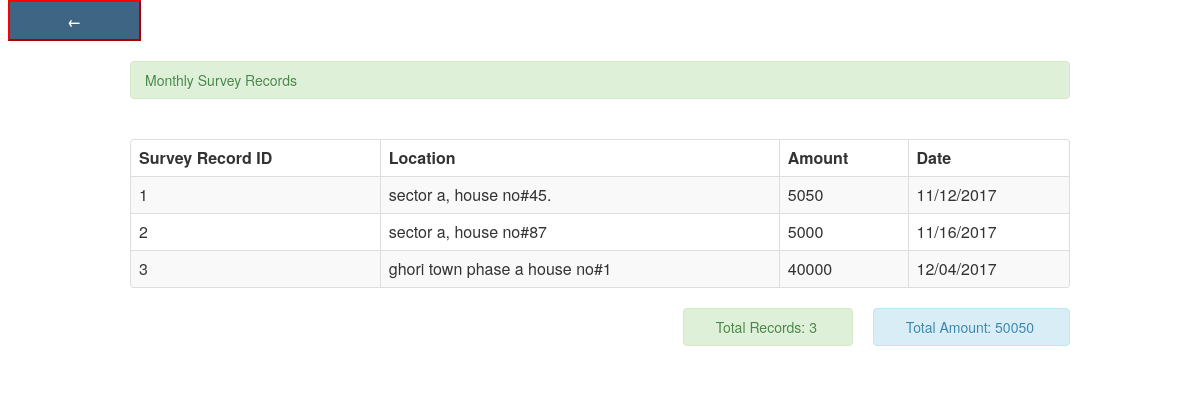
Screenshot of /pages1/actionview_survey.php with the database file from the repository.
### tables this page shows
CREATE TABLE IF NOT EXISTS `survey` (
  `survey_Id` int(11) NOT NULL AUTO_INCREMENT,
  `survey_location` varchar(110) NOT NULL,
  `survey_amount` varchar(12) NOT NULL,
  `survey_date` varchar(15) NOT NULL,
  PRIMARY KEY (`survey_Id`)
);

### pages1/actionview_survey.php (the view, shortened to what this page needs)
<head>
</head>
<?php
include('header.php');
?>
<body>
<a class="auto-style5" href="search_monthlysurvey.php"><strong><span class="auto-style6">
<input class="auto-style7" style="border-bottom-color: #FF0000; border-color: #FF0000; width: 133px; height: 41px; border-left-color: #FF0000; border-right-color: #FF0000; border-top-color: #FF0000;" type="button" value="&#8592;"></span></strong></a><br>
<br>
<div class="container">
  <div class="alert alert-success">Monthly Survey Records</div>
<br />
	     <table  class="table table-striped table-bordered">
                            <thead>
                                <tr>
                                    <th>Survey Record ID</th>
                                    <th>Location</th>
                                    <th>Amount</th>
                                    <th>Date</th>
                                </tr>
                            </thead>
                            <tbody>
							<?php
							$query=mysql_query("select * from survey where survey_date like '%".$_POST['survey_date']."%' ORDER BY survey_Id")or die(mysql_error());
							while($row=mysql_fetch_array($query)){
							?>
										<tr>
                                         <td><?php echo $row['survey_Id'] ?></td>
                                         <td><?php echo $row['survey_location'] ?></td>
                                         <td><?php echo $row['survey_amount'] ?></td>
                                         <td><?php echo $row['survey_date'] ?></td>
                                          </tr>
						          <?php } ?>
                            </tbody>
                        </table>
                         <?php
                            $result1 = mysql_query("SELECT sum(survey_amount) FROM survey where survey_date like '%".$_POST['survey_date']."%' ") or die(mysql_error());
                            while ($rows1 = mysql_fetch_array($result1)) {
                                ?>
                                <div class="pull-right">
                                    <div class="span"><div class="alert alert-info"><i class="icon-credit-card icon-large"></i>&nbsp;Total Amount:&nbsp;<?php echo $rows1['sum(survey_amount)']; ?></div></div>
                                </div>
                            <?php }
                            ?>
						        <?php
                            $result = mysql_query("SELECT count(survey_Id) FROM survey where survey_date like '%".$_POST['survey_date']."%' ") or die(mysql_error());
                            while ($rows = mysql_fetch_array($result)) {
                                ?>
                                <div class="pull-right">
                                    <div class="span"><div class="alert alert-success"><i class="icon-credit-card icon-large"></i>&nbsp;Total Records:&nbsp;<?php echo $rows['count(survey_Id)']; ?></div></div>
                                </div>
                            <?php }
                            ?>
</div>
</body>
</html>

### pages1/actionview_survey.php (style rules this page uses)
.auto-style5 { text-decoration: none; }
.auto-style6 { font-size: xx-large; }
.auto-style7 { color: #FFFFFF; font-weight: bold; background-color: #3E6684; }

### rows the page displays
survey: survey_Id "1", survey_location "sector a, house no#45.", survey_amount "5050", survey_date "11/12/2017"
survey: survey_Id "2", survey_location "sector a, house no#87", survey_amount "5000", survey_date "11/16/2017"
survey: survey_Id "3", survey_location "ghori town phase a house no#1", survey_amount "40000", survey_date "12/04/2017"

### other values shown
$rows1['sum(survey_amount)'] "50050"
$rows['count(survey_Id)'] "3"
